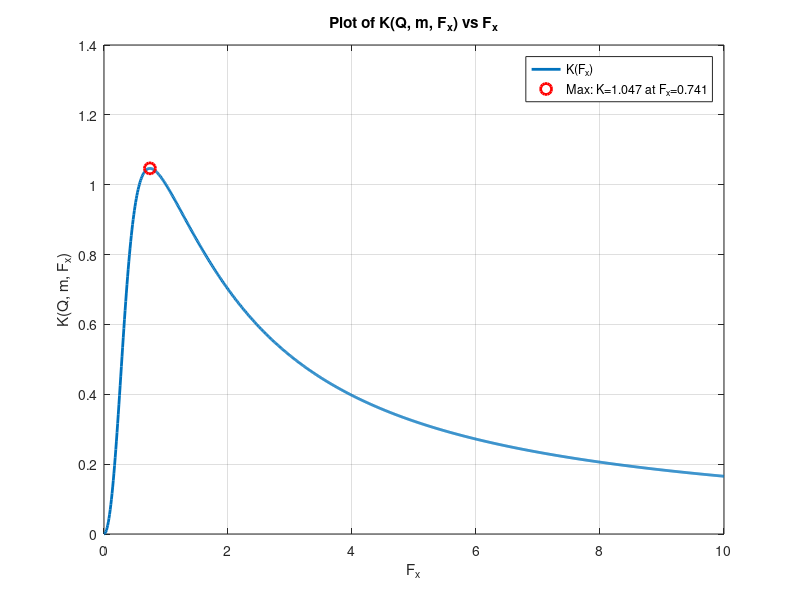

Write the MATLAB code that produced this figure.
clc;

% Parameters
m = 8;
Q = 0.6;

Np = 1;          % Primary turns
Ns = 100;        % Secondary turns
Vo = 20e3;       % Output voltage in Volts
Po_max = 300;    % Max output power in Watts
Qmax = Q;        % Quality factor (already given)
fr = 50e3;       % Resonant frequency (Hz)

Fx = linspace(0, 10, 1000); % Sweep Fx from 0 to 10

% Equation from image
numerator = Fx.^2 .* (m - 1);
denominator = sqrt((m .* Fx.^2 - 1).^2 + Fx.^2 .* (Fx.^2 - 1).^2 .* (m - 1).^2 .* Q^2);
K = numerator ./ denominator;

% Find maximum value of K and corresponding Fx
[K_max, idx_max] = max(K);
Fx_max = Fx(idx_max);

% Plotting
figure;
plot(Fx, K, 'LineWidth', 2);
hold on;
plot(Fx_max, K_max, 'ro', 'MarkerSize', 8, 'LineWidth', 2); % Mark max point
grid on;
xlabel('F_x');
ylabel('K(Q, m, F_x)');
title('Plot of K(Q, m, F_x) vs F_x');
legend('K(F_x)', sprintf('Max: K=%.3f at F_x=%.3f', K_max, Fx_max), 'Location', 'best');

% Print results
fprintf('Maximum K = %.5f occurs at F_x = %.5f\n', K_max, Fx_max);


% Eq. 4: Calculate Rac_min
Rac_min = (8/pi^2) * (Np^2 / Ns^2) * (Vo^2 / Po_max);
fprintf('Rac_min = %.2f Ohms\n', Rac_min);

% Step 1: Solve intermediate values
A = (Qmax * Rac_min).^2;   % From Eq. 4 -> Lr / Cr = A
B = 1 / (2 * pi * fr).^2;  % From Eq. 5 -> Lr * Cr = B

% Step 2: Solve using symbolic substitution
% Lr / Cr = A => Lr = A * Cr
% (A * Cr) * Cr = B => A * Cr^2 = B => Cr = sqrt(B / A)
Cr = sqrt(B / A);
Lr = A * Cr;

% Display results
fprintf('Calculated Cr = %.3e F\n', Cr);
fprintf('Calculated Lr primary = %.3e H\n', Lr);

% Calculate Lm using m
Lm = Lr * (m - 1);
fprintf('Lm primary = %.2e H\n', Lm);